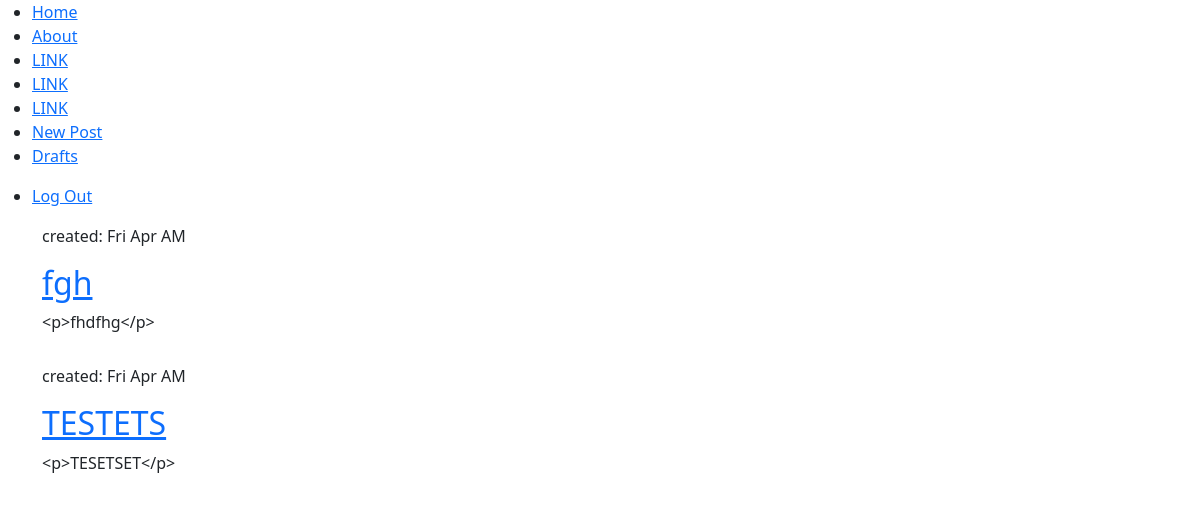
The page /drafts/ (signed in) on the database as committed earlier.
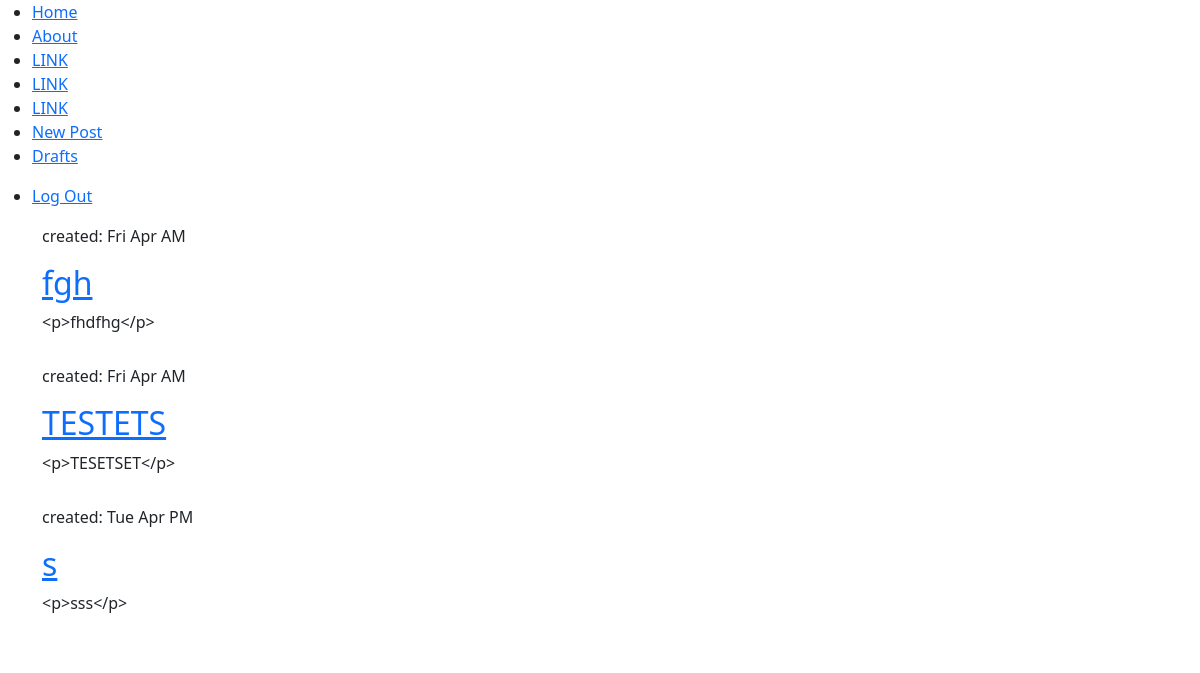
The same page on the database as committed later.
### blog/models.py (models this page shows, shortened)
class Post(models.Model):
    author = models.ForeignKey('auth.User', on_delete=models.CASCADE)
    title = models.CharField(max_length=200)
    text = models.TextField()
    create_date = models.DateTimeField(default=timezone.now)
    published_date = models.DateTimeField(blank=True, null=True)

### blog/views.py (the view)
class DraftListView(LoginRequiredMixin, ListView):
    login_url = '/login/'
    redirect_field_name = 'blog/post_draft_list.html'
    model = Post
    def get_queryset(self):
        return Post.objects.filter(published_date__isnull=True).order_by('create_date')

### blog/templates/blog/post_draft_list.html (shortened to what this page needs)
{% extends 'blog/base.html' %}
{% block content %}
    {% for post in post_list %}
        <div class="block block_theme">
            <p class="date">created: {{ post.create_date|date:'D M A' }}</p>
            <h2><a href="{% url 'blog:post_detail' pk=post.pk %}">{{ post.title }}</a></h2>
            <p>{{ post.text|truncatechars:100 }}</p>
            {% include 'components/buttons.html' %}
        </div>
    {% endfor %}
{% endblock %}

### blog/templates/blog/base.html (shortened to what this page needs)
<!DOCTYPE HTML>
{% load sass_tags %}
{% load static %}
<html lang="en">
    <head>
        <link href="https://cdn.jsdelivr.net/npm/bootstrap@5.0.2/dist/css/bootstrap.min.css" rel="stylesheet">
        <link rel="stylesheet" href="{% sass_src 'css/blog.scss' %}" type="text/css">
    </head>
    <body>
        {% include 'components/sidebar.html' %}
        <div class="container" style="height: 94vh">
                {% block content %}{% endblock %}
        </div>
    </body>
</html>

### blog/templates/components/sidebar.html (shortened to what this page needs)
{% load static %}
<nav class="main-menu">
    <ul>
        <li>
            <a href="{% url 'blog:post_list' %}">
                <span class="nav-text">Home</span>
            </a>
        </li>
        <li class="has-subnav">
            <a href="{% url 'blog:about' %}">
                <span class="nav-text">About</span>
            </a>
        </li>
        <li class="has-subnav">
            <a href="#">
                <span class="nav-text">LINK</span>
            </a>
        </li>
        <li class="has-subnav">
            <a href="#">
                <span class="nav-text">LINK</span>
            </a>
        </li>
        <li>
            <a href="#">
                <span class="nav-text">LINK</span>
            </a>
        </li>
        {% if user.is_authenticated %}
            <li>
                <a href="{% url 'blog:post_new' %}">
                    <span class="nav-text">New Post</span>
                </a>
            </li>
            <li>
               <a href="{% url 'blog:post_draft_list' %}">
                    <span class="nav-text">Drafts</span>
                </a>
            </li>
        {% endif %}
    </ul>
    <ul class="logout">
        {% if user.is_authenticated %}
            <li>
               <a href="{% url 'logout' %}">
                    <span class="nav-text">Log Out</span>
                </a>
            </li>
        {% endif %}
    </ul>
</nav>

### blog/templates/components/buttons.html (shortened to what this page needs)
<div class="d-flex justify-content-end">
    {% if not post.published_date %}
        <div class="btn button button_publish btn-md my-auto mx-2">
        </div>
    {% endif %}
    <div class="btn button button_edit btn-md my-auto mx-2">
    </div>
    <div class="btn button button_remove btn-md my-auto mx-2">
    </div>
</div>

Rows that differ between the two databases and show on the page:
added Post: create_date "Tue Apr PM", title "s", text "<p>sss</p>"
